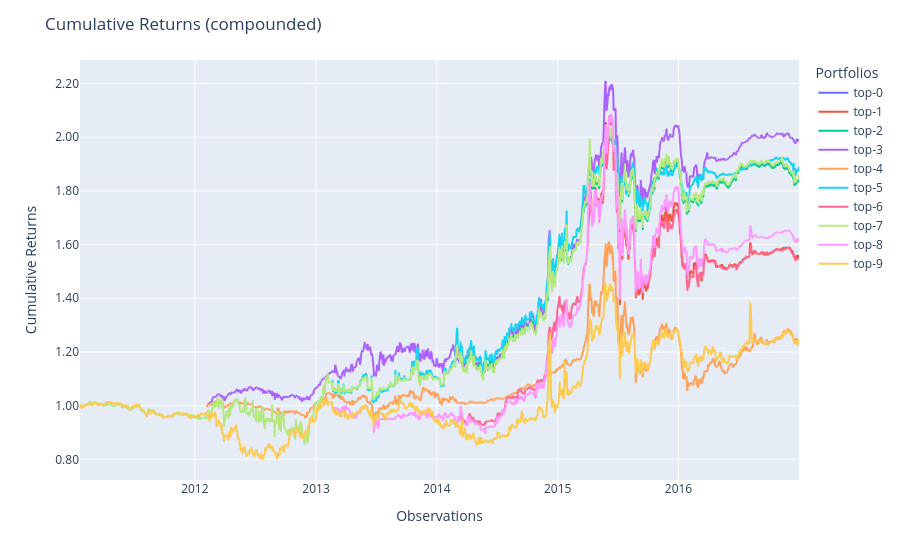

Source (notebook cell):
### Code cell
topk_pops.plot_cumulative_returns()

### Figure 1 — Plotly figure (JSON) as saved in the notebook; plotly's stock layout.template omitted (floating-point values rounded to 4 significant figures; data arrays with more than 128 entries replaced by an {"elided": "..."} marker saying what was removed)
{"data": [{"hovertemplate": "variable=top-0<br>index=%{x}<br>value=%{y}<extra></extra>", "legendgroup": "top-0", "line": {"color": "#636efa", "dash": "solid"}, "marker": {"symbol": "circle"}, "mode": "lines", "name": "top-0", "showlegend": true, "type": "scattergl", "x": {"elided": "1447 str values"}, "xaxis": "x", "y": {"elided": "1447 float values"}, "yaxis": "y"}, {"hovertemplate": "variable=top-1<br>index=%{x}<br>value=%{y}<extra></extra>", "legendgroup": "top-1", "line": {"color": "#EF553B", "dash": "solid"}, "marker": {"symbol": "circle"}, "mode": "lines", "name": "top-1", "showlegend": true, "type": "scattergl", "x": {"elided": "1447 str values"}, "xaxis": "x", "y": {"elided": "1447 float values"}, "yaxis": "y"}, {"hovertemplate": "variable=top-2<br>index=%{x}<br>value=%{y}<extra></extra>", "legendgroup": "top-2", "line": {"color": "#00cc96", "dash": "solid"}, "marker": {"symbol": "circle"}, "mode": "lines", "name": "top-2", "showlegend": true, "type": "scattergl", "x": {"elided": "1447 str values"}, "xaxis": "x", "y": {"elided": "1447 float values"}, "yaxis": "y"}, {"hovertemplate": "variable=top-3<br>index=%{x}<br>value=%{y}<extra></extra>", "legendgroup": "top-3", "line": {"color": "#ab63fa", "dash": "solid"}, "marker": {"symbol": "circle"}, "mode": "lines", "name": "top-3", "showlegend": true, "type": "scattergl", "x": {"elided": "1447 str values"}, "xaxis": "x", "y": {"elided": "1447 float values"}, "yaxis": "y"}, {"hovertemplate": "variable=top-4<br>index=%{x}<br>value=%{y}<extra></extra>", "legendgroup": "top-4", "line": {"color": "#FFA15A", "dash": "solid"}, "marker": {"symbol": "circle"}, "mode": "lines", "name": "top-4", "showlegend": true, "type": "scattergl", "x": {"elided": "1447 str values"}, "xaxis": "x", "y": {"elided": "1447 float values"}, "yaxis": "y"}, {"hovertemplate": "variable=top-5<br>index=%{x}<br>value=%{y}<extra></extra>", "legendgroup": "top-5", "line": {"color": "#19d3f3", "dash": "solid"}, "marker": {"symbol": "circle"}, "mode": "lines", "name": "top-5", "showlegend": true, "type": "scattergl", "x": {"elided": "1447 str values"}, "xaxis": "x", "y": {"elided": "1447 float values"}, "yaxis": "y"}, {"hovertemplate": "variable=top-6<br>index=%{x}<br>value=%{y}<extra></extra>", "legendgroup": "top-6", "line": {"color": "#FF6692", "dash": "solid"}, "marker": {"symbol": "circle"}, "mode": "lines", "name": "top-6", "showlegend": true, "type": "scattergl", "x": {"elided": "1447 str values"}, "xaxis": "x", "y": {"elided": "1447 float values"}, "yaxis": "y"}, {"hovertemplate": "variable=top-7<br>index=%{x}<br>value=%{y}<extra></extra>", "legendgroup": "top-7", "line": {"color": "#B6E880", "dash": "solid"}, "marker": {"symbol": "circle"}, "mode": "lines", "name": "top-7", "showlegend": true, "type": "scattergl", "x": {"elided": "1447 str values"}, "xaxis": "x", "y": {"elided": "1447 float values"}, "yaxis": "y"}, {"hovertemplate": "variable=top-8<br>index=%{x}<br>value=%{y}<extra></extra>", "legendgroup": "top-8", "line": {"color": "#FF97FF", "dash": "solid"}, "marker": {"symbol": "circle"}, "mode": "lines", "name": "top-8", "showlegend": true, "type": "scattergl", "x": {"elided": "1447 str values"}, "xaxis": "x", "y": {"elided": "1447 float values"}, "yaxis": "y"}, {"hovertemplate": "variable=top-9<br>index=%{x}<br>value=%{y}<extra></extra>", "legendgroup": "top-9", "line": {"color": "#FECB52", "dash": "solid"}, "marker": {"symbol": "circle"}, "mode": "lines", "name": "top-9", "showlegend": true, "type": "scattergl", "x": {"elided": "1447 str values"}, "xaxis": "x", "y": {"elided": "1447 float values"}, "yaxis": "y"}], "layout": {"legend": {"title": {"text": "Portfolios"}, "tracegroupgap": 0}, "margin": {"t": 60}, "title": {"text": "Cumulative Returns (compounded)"}, "xaxis": {"anchor": "y", "domain": [0, 1], "title": {"text": "Observations"}}, "yaxis": {"anchor": "x", "domain": [0, 1], "tickformat": ".2f", "title": {"text": "Cumulative Returns"}}}}
